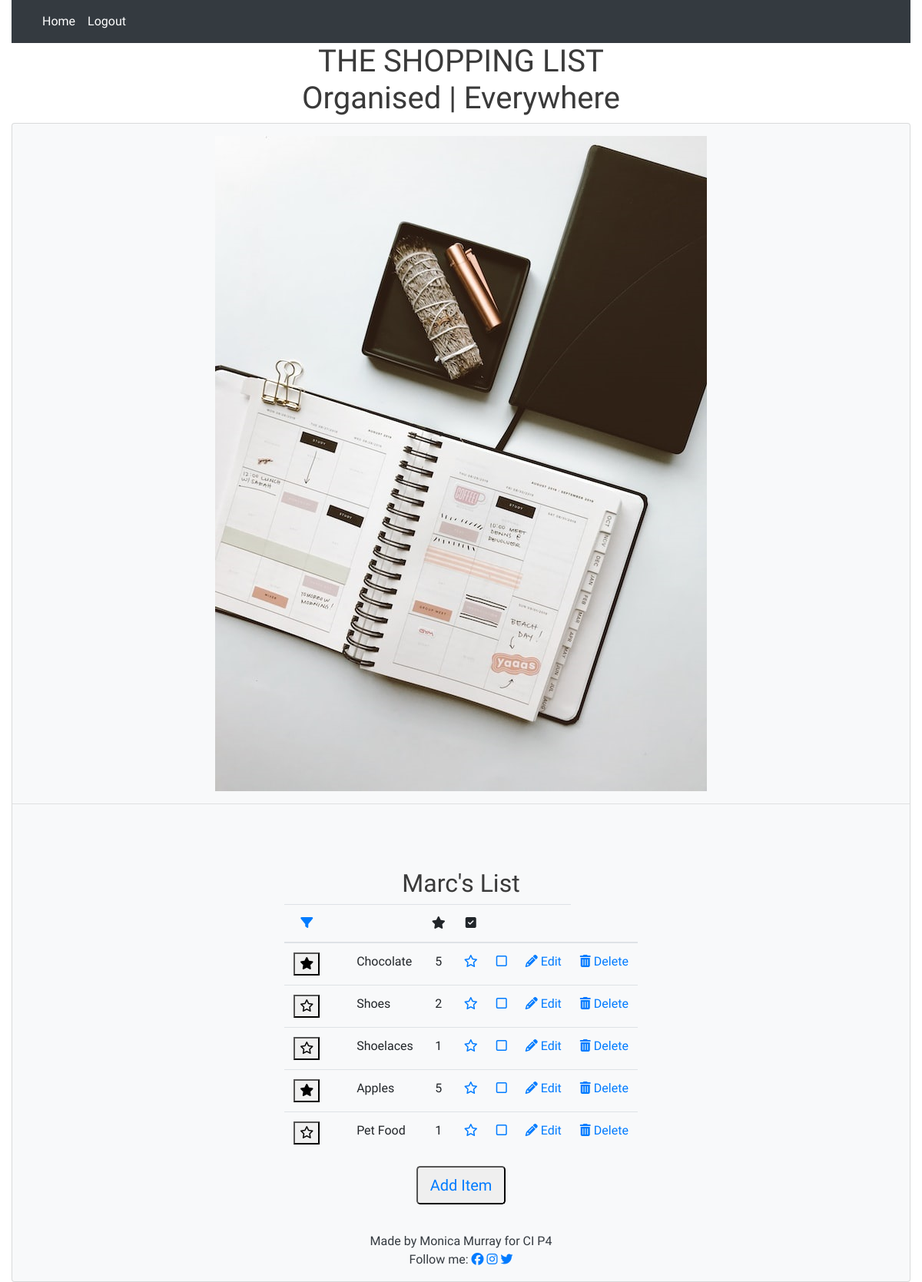
The page / (signed in) on the database as committed earlier.
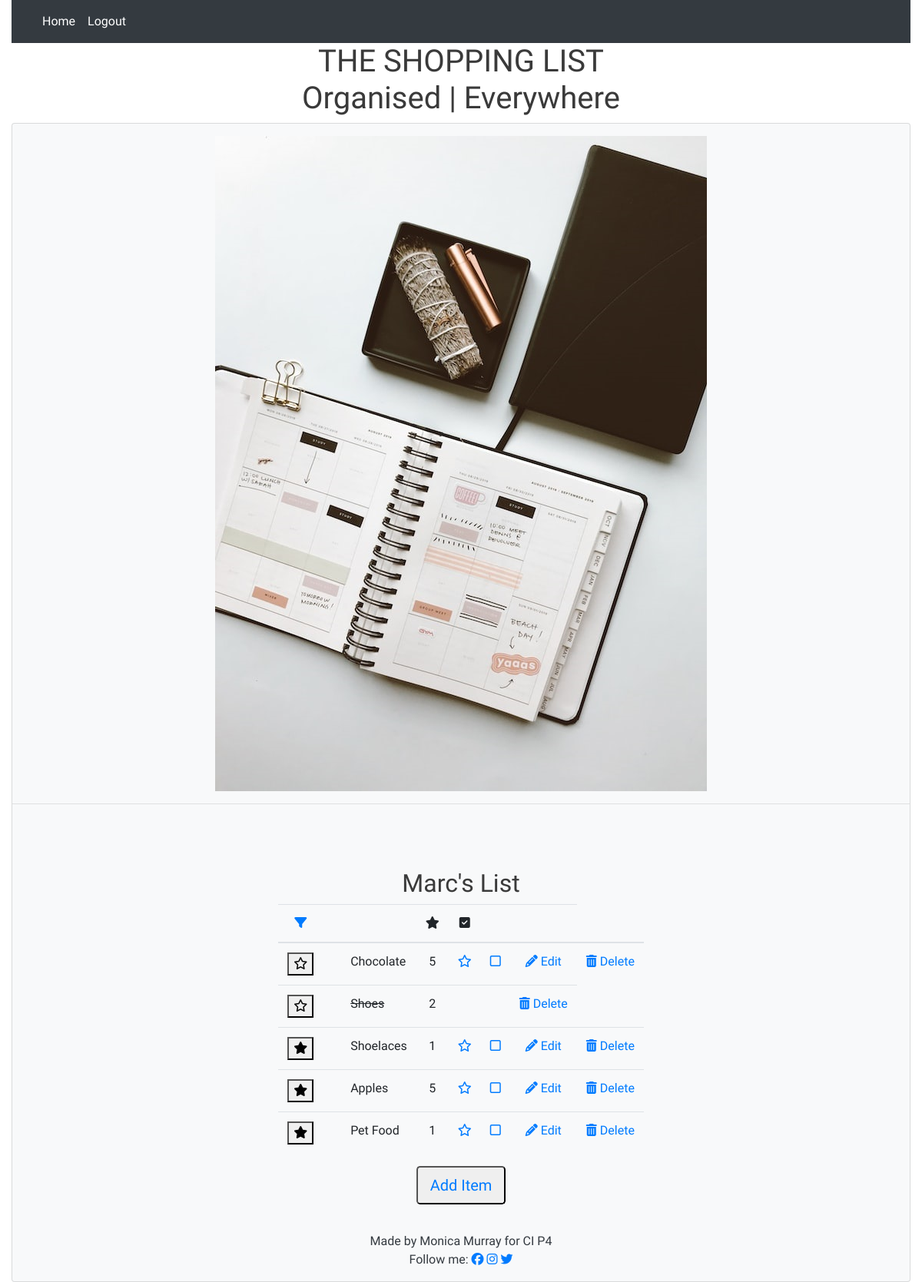
The same page on the database as committed later.
### list/models.py (models this page shows, shortened)
class Entry(models.Model):
    item_name = models.CharField(
        max_length=60, null=False, blank=False, unique=True)
    quantity = models.IntegerField(choices=QUANTITY_CHOICES)
    star = models.BooleanField(default=False)
    user = models.ForeignKey(User, on_delete=models.CASCADE)
    category = models.CharField(max_length=20, choices=CATEGORY_CHOICES)
    added_on = models.DateTimeField(auto_now_add=True)
    check_item_as_done = models.BooleanField(default=False)
    class Meta:
        ordering = ['-added_on', '-star',]

### list/views.py (the view)
# urls.py: path('', views.EntryList.as_view(), name='home'),
class EntryList(generic.ListView):
    model = Entry
    queryset = Entry.objects.all()
    template_name = 'index.html'
    paginate_by = 25

### templates/index.html (shortened to what this page needs)
{% extends 'base.html' %}
{% block content %}
<div class="row justify-content-center">
    {% if user.is_authenticated %}
    <div class="table-responsive-sm pt-5">
        <table class="table">
            <thead>
                <tr>
                    <h2>{{user.username}}'s List</h2>
                </tr>
                <tr>
                    <th scope="col"><a href="#"><i class="fa-solid fa-filter"></i></a></th>
                    <th scope="col">
                    </th>
                    <th scope="col"></th>
                    <th scope="col"><i class="fa-solid fa-star"></i></th>
                    <th scope="col"><i class="fa-solid fa-square-check"></i></th>
                    <th scope="col"></th>
                    <th scope="col"></th>
                </tr>
            </thead>
            <tbody>
                {% for entry in entry_list %}
                <tr>
                    {% if entry.star %}
                            <td><a href="home/{{entry.id}}"><button type="submit" name="toggle_star" value="{{entry.id}}" class="btn-like"><i class="fa-solid fa-star"></i></button></a></td>
                        {% else %}
                            <td><a href="home/{{entry.id}}"><button type="submit" name="toggle_star" value="{{entry.id}}" class="btn-like"><i class="fa-regular fa-star"></i></button></a></td>
                        {% endif %}
                    {% if entry.check_item_as_done %}
                        <th scope="row"></th>
                        <td class="text-left text-capitalize"><strike> {{ entry.item_name }} </strike></td>
                        <td>{{entry.quantity}}</td>
                        <td></td>
                        <td></td>
                        <td><a href="delete/{{entry.id}}"><i class="fa-solid fa-trash-can"></i> Delete</a></td>
                    {% else %}
                        <th scope="row"></th>
                        <td class="text-left text-capitalize"> {{ entry.item_name }}</td>
                        <td>{{entry.quantity}}</td>
                        <td><a href="home/{{entry.id}}"><i class="fa-regular fa-star"></i></a></td>
                        <td><a href="#"><i class="fa-regular fa-square"></i></a></td>
                        <td><a href="edit/{{entry.id}}"><i class="fa-solid fa-pencil"></i> Edit</a></td>
                        <td><a href="delete/{{entry.id}}"><i class="fa-solid fa-trash-can"></i> Delete</a></td>
                    {% endif %}
                </tr>
                {% endfor %}
            </tbody>
        </table>
        <button type="button" class="btn-lg mb5"><a href="add/">Add Item</a></button>
    </div>
    {% endif %}
</div>
{% endblock %}

### templates/base.html (shortened to what this page needs)
<!DOCTYPE html>
<html lang="en">
<head>
    <link rel="stylesheet" href="https://cdn.jsdelivr.net/npm/bootstrap@4.3.1/dist/css/bootstrap.min.css"
>
    <link rel="stylesheet" href="static/images/css/style.css" />
</head>
<body class="dark-bg">
    <div class="container-fluid">
        <div class="nav bg-dark">
            <nav class="navbar navbar-expand-lg navbar-dark bg-dark">
                <div class="collapse navbar-collapse" id="navbarNavAltMarkup">
                  <div class="navbar-nav">
                    <a class="nav-item nav-link active text-white" href="{% url 'home' %}">Home <span class="sr-only">(current)</span></a>
                    {% if user.is_authenticated %}
                      <a class="nav-item nav-link text-white" href="{% url 'account_logout' %}">Logout</a>
                    {% else %}
                      <a class="nav-item nav-link text-white" href="{% url 'account_signup' %}">Register</a>
                      <a class="nav-item nav-link text-white" href="{% url 'account_login' %}">Login</a>
                    {% endif %}
                  </div>
                </div>
              </nav>
        </div>
      <div class="heading-sm text-center">
        <h1>
          THE SHOPPING LIST<br>Organised | Everywhere
        </h1>
      </div>
        <div class="card text-center bg-light">
            <div class="image-container mt-3">
              <img src="static/images/organiser_image.jpg" class="img-fluid" alt="Responsive image">
            </div>
            <hr>
            <div class="card-body justify-content-center">
              {% block content %}{% endblock %}
  </div>
<footer class="footer mt-auto py-3 light-bg sticky">
    <p class="m-0 text-center text-dark">Made by Monica Murray for CI P4</p>
    <p class="m-0 text-center text-dark">Follow me:  <a
          href="https://www.facebook.com"
          target="_blank"
          rel="noopener"
          aria-label="Visit my Facebook page (Opens a new browser page)"
          ><i class="fa-brands fa-facebook"></i></a>
          <a
          href="https://www.instagram.com"
          target="_blank"
          rel="noopener"
          aria-label="Visit my Instagram page (Opens a new browser page)"
          ><i class="fa-brands fa-instagram"></i
        ></a>
          <a
          href="https://www.twitter.com"
          target="_blank"
          rel="noopener"
          aria-label="Visit my Twitter page (Opens a new browser page)"
          ><i class="fa-brands fa-twitter"></i
        ></a>
  </footer>
</body>
</html>

### static/images/css/style.css (style rules this page uses)
body { background-color: #FFFFFF; font-family: 'Nanum Myeongjo', 'Roboto', sans-serif; color: #3a3a3a; text-align: center; font-weight: 300; }

Rows that differ between the two databases and show on the page:
changed Entry "Chocolate": star True → False (drawn)
changed Entry "Shoes": check_item_as_done False → True (drawn)
changed Entry "Shoelaces": star False → True (drawn)
changed Entry "Pet Food": star False → True (drawn)
